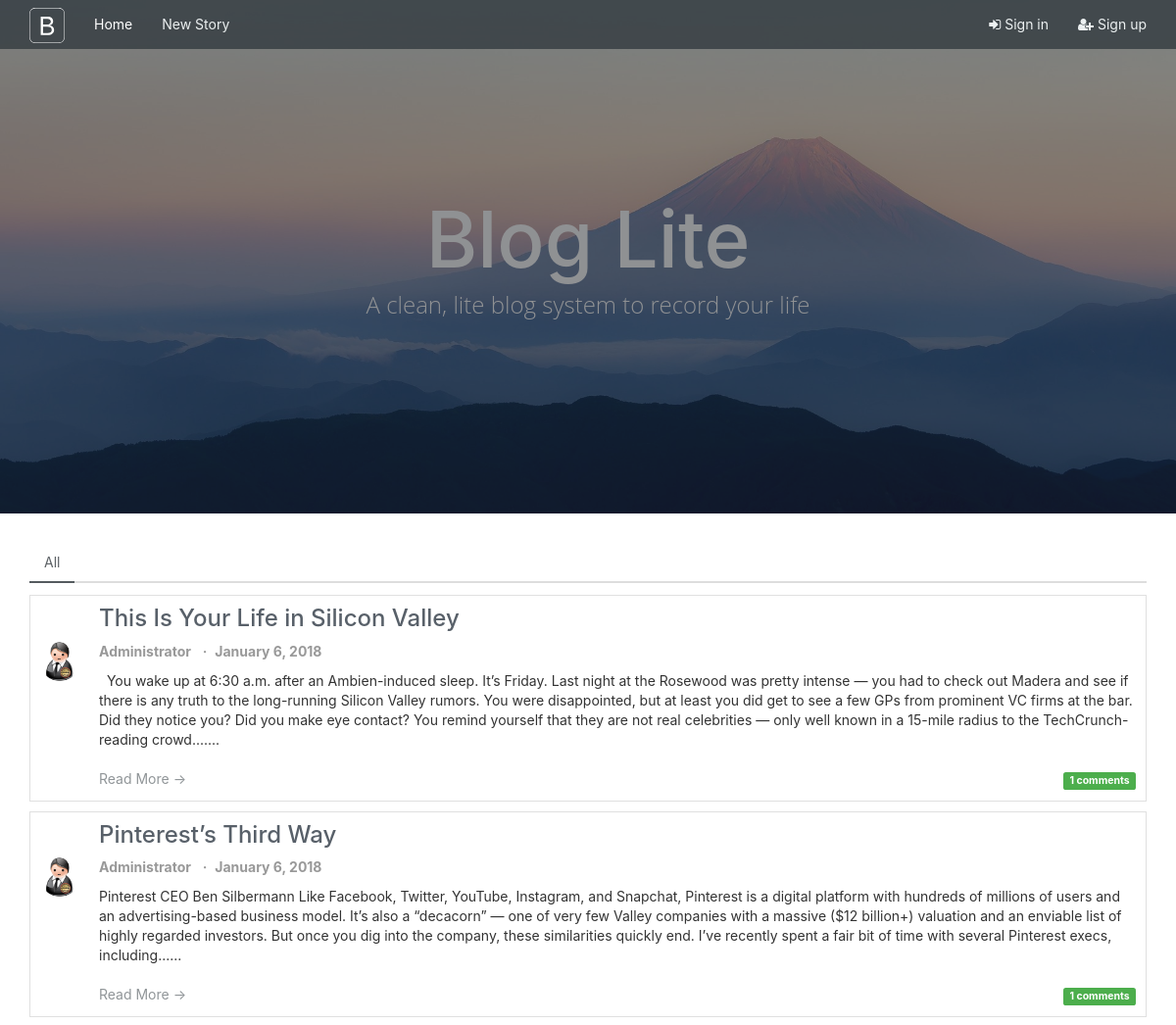
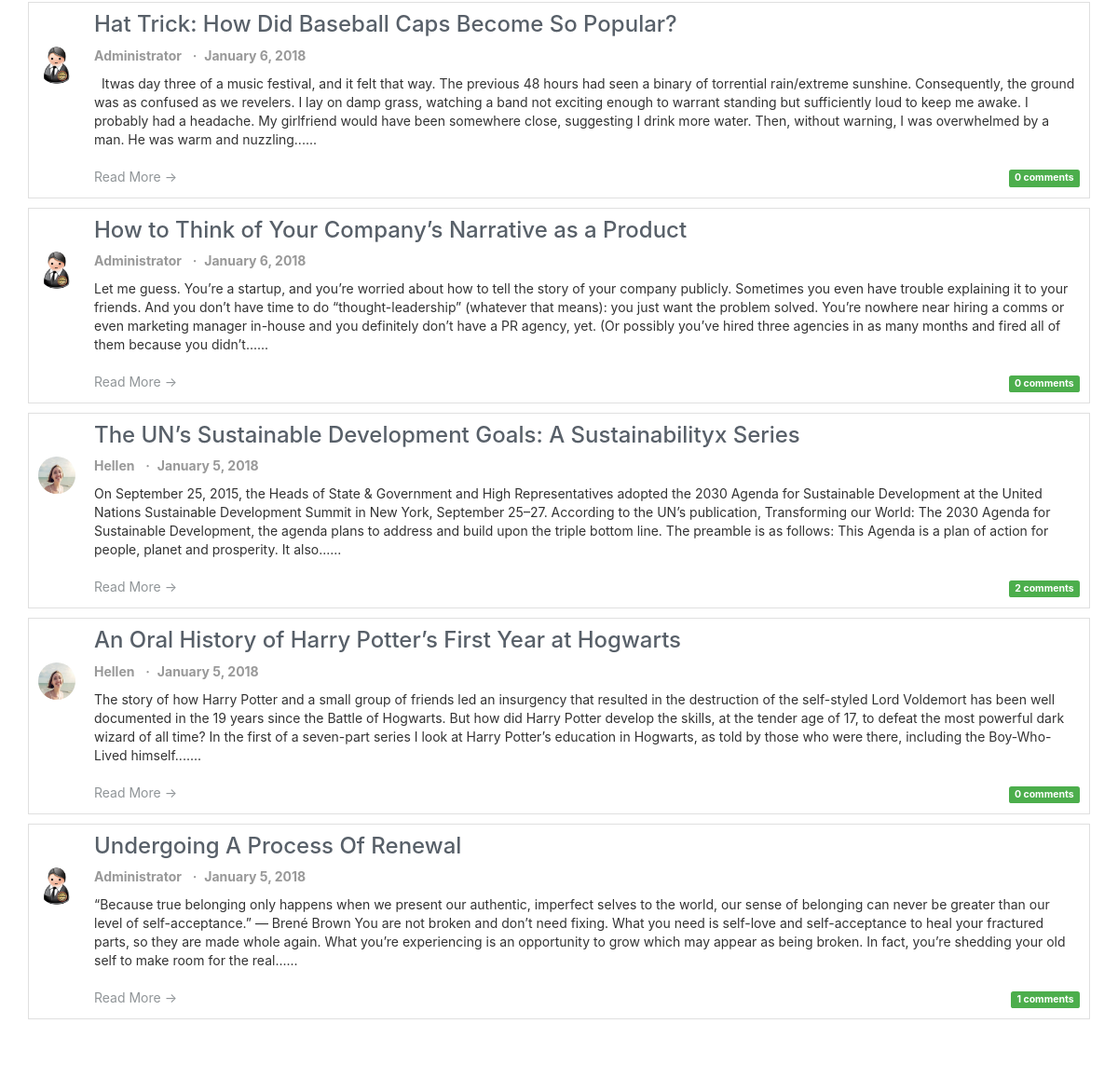
The page / on the database its author committed (2 pictures, top to bottom).
### app/models.py (models this page shows, shortened)
class Post(db.Model):
    __tablename__ = "posts"
    id = db.Column(db.Integer, primary_key=True)
    title = db.Column(db.String(64))
    body = db.Column(db.Text)
    timestamp = db.Column(db.DateTime, index=True, default=datetime.utcnow)
    author_id = db.Column(db.Integer, db.ForeignKey("users.id"))
    body_html = db.Column(db.Text)
    comments = db.relationship("Comment", backref="post", lazy="dynamic")

class User(UserMixin, db.Model):
    __tablename__="users"
    id = db.Column(db.Integer, primary_key=True)
    email = db.Column(db.String(64), unique=True, index=True)
    username = db.Column(db.String(64),unique=True, index=True)
    location = db.Column(db.String(64))
    about_me = db.Column(db.Text())
    member_since = db.Column(db.DateTime(),default=datetime.utcnow)
    last_seen = db.Column(db.DateTime(),default=datetime.utcnow)
    password_hash = db.Column(db.String(128))
    confirmed= db.Column(db.Boolean, default=False)
    image_filename = db.Column(db.String, default="user/default.png", nullable=True)
    image_url = db.Column(db.String, nullable=True)
    role_id = db.Column(db.Integer, db.ForeignKey("roles.id"))
    posts = db.relationship("Post", backref="author", lazy="dynamic")
    comments = db.relationship("Comment", backref="author", lazy="dynamic")
    followed = db.relationship('Follow',
                               foreign_keys=[Follow.follower_id],
                               backref=db.backref('follower', lazy='joined'),
                               lazy='dynamic',
                               cascade='all, delete-orphan')
    followers = db.relationship('Follow',
                                foreign_keys=[Follow.followed_id],
                                backref=db.backref('followed', lazy='joined'),
                                lazy='dynamic',
                                cascade='all, delete-orphan')
    @property
    def password(self):
        raise AttributeError("Password is not a readable attribute")

### app/main/views.py (the view)
@main.route("/", methods=["GET","POST"])
def index():
    form = PostForm()
    page = request.args.get('page', 1, type=int)
    show_followed = False
    show_yours = False
    if current_user.is_authenticated:
        show_followed = bool(request.cookies.get('show_followed', ''))
        show_yours = bool(request.cookies.get('show_yours', ''))
    if show_followed:
        query = current_user.followed_posts
    elif show_yours:
        query = Post.query.filter_by(author=current_user)
    else:
        query = Post.query
    pagination = query.order_by(Post.timestamp.desc()).paginate(page, per_page=current_app.config['FLASKY_POSTS_PER_PAGE'], error_out=False)
    posts = pagination.items
    return render_template('index.html', form=form, posts=posts,show_followed=show_followed, pagination=pagination,show_yours=show_yours)

### app/auth/views.py (called while the page is built)
@auth.before_app_request
def before_request():
    if current_user.is_authenticated:
        current_user.ping()
        if not current_user.confirmed \
            and request.endpoint \
            and request.endpoint[:5] != 'auth.' \
            and request.endpoint != 'static':
            return redirect(url_for('auth.unconfirmed'))

### app/main/__init__.py (called while the page is built)
@main.app_context_processor
def inject_permissions():
    return dict(Permission=Permission)

### app/models.py (called while the page is built)
    def is_administrator(self):
        return False

### app/templates/index.html (shortened to what this page needs)
{% extends "base.html" %}
{% import "bootstrap/wtf.html" as wtf %}
{% import "_macros.html" as macros with context %}
{% block entire_content %}
<header class="masthead">
      <div class="overlay"></div>
      <div class="container">
        <div class="row">
            <div class="site-heading">
              <h1>Blog Lite</h1>
              <span class="subheading">A clean, lite blog system to record your life</span>
            </div>
        </div>
      </div>
</header>
{% endblock %}
{% block page_content %}
<div class="post-tabs">
    <ul class="nav nav-tabs">
        <li{% if not show_followed and not show_yours  %} class="active"{% endif %}><a href="{{ url_for('.show_all') }}">All</a></li>
    </ul>
    {% include '_posts.html' %}
</div>
{% endblock %}

### app/templates/_posts.html (shortened to what this page needs)
 <ul class="posts">
        {% for post in posts %}
        <li {% if show_more != False %} class="post" {% else %} class="single post" {% endif %}>
            <h3 class="post-title"><a href="{{ url_for('main.post', id=post.id)}}" class="post-link">{{post.title}}</a></h3>
            <div class="post-thumbnail">
                <a href="{{ url_for('main.user', username=post.author.username) }}">
                    <img class="img-rounded profile-thumbnail" src="{{ post.author.image_url }}">
                </a>
            </div>
            <div class="post-content">
                <div class="post-author"><strong><a class="userLink" href="{{ url_for('main.user', username=post.author.username) }}">{{ post.author.username }}</a></strong>&nbsp;&nbsp;&nbsp;<strong style="color:#999">·</strong>&nbsp;</div>
                <div class="post-date"><strong> {{ moment(post.timestamp).format('LL') }}</strong> </div>
                <div {% if show_more != False %} class="post-body" {% else %} class="single post-body" {% endif %} >
                {% if show_more != False %}
                    {{ post.body | safe | striptags|truncate(length=500, killwords=False, end="......") }}
                {% else %}
                    {{ post.body | safe }}
                {% endif %}
                </div>
                <div class="post-footer">
                    {% if show_more != False %}
                        <a class="read-more" href="{{ url_for('main.post', id=post.id)}}">
                            Read More →
                        </a>
                    {% endif %}
                    <div class="post-footer-right">
                        <a class="post-comment" href ="{{ url_for('main.post', id=post.id)}}#comments">
                            <span class="label label-primary">{{post.comments.filter_by(disable=False).count()}} comments</span>
                        </a>
                    </div>
                </div>
            </div>
        </li>
        {% endfor %}
</ul>

### app/static/css/custom.css (style rules this page uses)
html { position: relative; min-height: 100%; }
body { font-family: -apple-system,BlinkMacSystemFont,"Segoe UI","Roboto","Oxygen","Ubuntu","Cantarell","Fira Sans","Droid Sans","PingFang SC","Hiragino Sans GB","Microsoft YaHei","WenQuanYi Micro Hei","Helvetica Neue",sans-serif; padding-top: 70px; margin-bottom: 50px; }
ul.posts { padding: 0px; margin-top:12px; }
li.post { list-style-type: none; padding:10px; border:1px solid #e0e0e0; margin-bottom: 10px; }
.post-thumbnail { position: absolute; }
li .post-body { position: relative; padding: 10px 0; max-height: 200px; overflow: hidden; margin-bottom: 10px; }
li .post-content { margin-left:60px; min-height: 60px; }
.userLink { color:#999; }
.profile-thumbnail { border-radius: 50%; }
.post-footer { margin-bottom: 2px; }
.img-rounded { height: 40px; width: 40px; border-radius: 50%; margin:0 auto; left: 0; }
.post-tabs .nav-tabs a { color:#586069; }
.post-footer-right { float: right; }
.post-footer-right .label-primary { background-color: #4cae4c; }
.post-footer::after { content:""; clear:both; display: block; }
.post-author { display:inline; }
.post-title { margin-left: 60px; margin-top: 0px; }
.post-title a { color:#586069; }
.read-more, .read-more:hover { color: rgb(144, 149, 152); }
.post-date { color:#999; display: inline; }
.post-tabs .nav-tabs { border-bottom: 2px solid #DDD; }
.post-tabs .nav-tabs > li.active > a, .post-tabs .nav-tabs > li.active > a:focus, .post-tabs .nav-tabs > li.active > a:hover { border-width: 0; }
.post-tabs .nav-tabs > li > a { border: none; color: #666; }
.post-tabs .nav-tabs > li.active > a, .post-tabs .nav-tabs > li > a:hover { border: none; color:rgba(52, 59, 64, 0.8) !important; background: transparent; }
.post-tabs .nav-tabs > li > a::after { content: ""; background: rgba(52, 59, 64, 0.8); height: 2px; position: absolute; width: 100%; left: 0px; bottom: -1px; transition: all 250ms ease 0s; transform: scale(0); }
.post-tabs .nav-tabs > li.active > a::after, .post-tabs .nav-tabs > li:hover > a::after { transform: scale(1); }
header.masthead { background: url(../images/home-bg.jpg) no-repeat center center; margin-top:-70px; margin-bottom: 30px; background-color: #868e96; background-attachment: scroll; position: relative; -webkit-background-size: cover; -moz-background-size: cover; -o-background-size: cover; background-size: cover; z-index:-1; }
header.masthead .overlay { position: absolute; top: 0; left: 0; height: 100%; width: 100%; background-color: #212529; opacity: 0.5; }
header.masthead .page-heading, header.masthead .post-heading, header.masthead .site-heading { padding: 200px 0 150px; color: white; }
@media only screen and (min-width: 768px) { header.masthead .page-heading, header.masthead .post-heading, header.masthead .site-heading { padding: 200px 0; } }
header.masthead .page-heading, header.masthead .site-heading { text-align: center; }
header.masthead .page-heading h1, header.masthead .site-heading h1 { font-size: 50px; margin-top: 0; }
header.masthead .page-heading .subheading, header.masthead .site-heading .subheading { font-size: 24px; font-weight: 300; line-height: 1.1; display: block; margin: 10px 0 0; font-family: 'Open Sans', 'Helvetica Neue', Helvetica, Arial, sans-serif; }
@media only screen and (min-width: 768px) { header.masthead .page-heading h1, header.masthead .site-heading h1 { font-size: 80px; } }

### rows shown on the page
Post: title "This Is Your Life in Silicon Valley", author.image_url (picture), author.username "Administrator", timestamp "January 6, 2018", body "You wake up at 6:30 a.m. after an Ambien-induced sleep. It’s Friday. Last night at the Rosewood was pretty intense — you had to check out Madera and see if there is any truth to the long-running Silicon Valley rumors. You were disappointed, but at least you did get to see a few GPs from prominent VC firms at the bar. Did they notice you? Did you make eye contact? You remind yourself that they are not real celebrities — only well known in a 15-mile radius to the TechCrunch-reading crowd.......", comments.filter_by "1"
Post: title "Pinterest’s Third Way", author.image_url (picture), author.username "Administrator", timestamp "January 6, 2018", body "Pinterest CEO Ben Silbermann Like Facebook, Twitter, YouTube, Instagram, and Snapchat, Pinterest is a digital platform with hundreds of millions of users and an advertising-based business model. It’s also a “decacorn” — one of very few Valley companies with a massive ($12 billion+) valuation and an enviable list of highly regarded investors. But once you dig into the company, these similarities quickly end. I’ve recently spent a fair bit of time with several Pinterest execs, including......", comments.filter_by "1"
Post: title "Hat Trick: How Did Baseball Caps Become So Popular?", author.image_url (picture), author.username "Administrator", timestamp "January 6, 2018", body "Itwas day three of a music festival, and it felt that way. The previous 48 hours had seen a binary of torrential rain/extreme sunshine. Consequently, the ground was as confused as we revelers. I lay on damp grass, watching a band not exciting enough to warrant standing but sufficiently loud to keep me awake. I probably had a headache. My girlfriend would have been somewhere close, suggesting I drink more water. Then, without warning, I was overwhelmed by a man. He was warm and nuzzling......", comments.filter_by "0"
Post: title "How to Think of Your Company’s Narrative as a Product", author.image_url (picture), author.username "Administrator", timestamp "January 6, 2018", body "Let me guess. You’re a startup, and you’re worried about how to tell the story of your company publicly. Sometimes you even have trouble explaining it to your friends. And you don’t have time to do “thought-leadership” (whatever that means): you just want the problem solved. You’re nowhere near hiring a comms or even marketing manager in-house and you definitely don’t have a PR agency, yet. (Or possibly you’ve hired three agencies in as many months and fired all of them because you didn’t......", comments.filter_by "0"
Post: title "The UN’s Sustainable Development Goals: A Sustainabilityx Series", author.image_url (picture), author.username "Hellen", timestamp "January 5, 2018", body "On September 25, 2015, the Heads of State & Government and High Representatives adopted the 2030 Agenda for Sustainable Development at the United Nations Sustainable Development Summit in New York, September 25–27. According to the UN’s publication, Transforming our World: The 2030 Agenda for Sustainable Development, the agenda plans to address and build upon the triple bottom line. The preamble is as follows: This Agenda is a plan of action for people, planet and prosperity. It also......", comments.filter_by "2"
Post: title "An Oral History of Harry Potter’s First Year at Hogwarts", author.image_url (picture), author.username "Hellen", timestamp "January 5, 2018", body "The story of how Harry Potter and a small group of friends led an insurgency that resulted in the destruction of the self-styled Lord Voldemort has been well documented in the 19 years since the Battle of Hogwarts. But how did Harry Potter develop the skills, at the tender age of 17, to defeat the most powerful dark wizard of all time? In the first of a seven-part series I look at Harry Potter’s education in Hogwarts, as told by those who were there, including the Boy-Who-Lived himself.......", comments.filter_by "0"
Post: title "Undergoing A Process Of Renewal", author.image_url (picture), author.username "Administrator", timestamp "January 5, 2018", body "“Because true belonging only happens when we present our authentic, imperfect selves to the world, our sense of belonging can never be greater than our level of self-acceptance.” ― Brené Brown You are not broken and don’t need fixing. What you need is self-love and self-acceptance to heal your fractured parts, so they are made whole again. What you’re experiencing is an opportunity to grow which may appear as being broken. In fact, you’re shedding your old self to make room for the real......", comments.filter_by "1"
